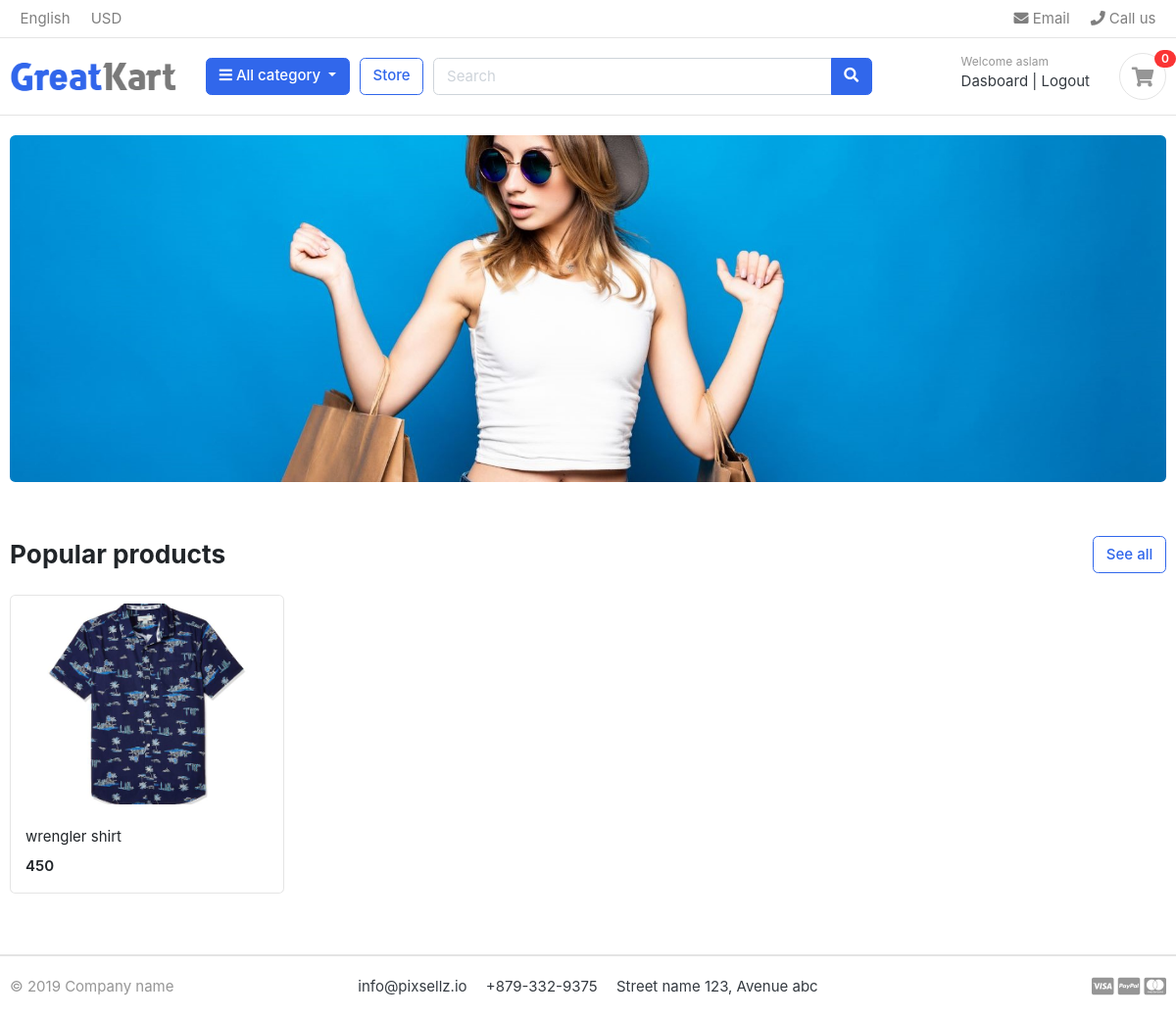
Page / (signed in) on the committed database.
### accounts/models.py (models this page shows, shortened)
class Account(AbstractBaseUser):
    first_name = models.CharField(max_length=50)
    last_name = models.CharField(max_length=50)
    username = models.CharField(max_length=50, unique=True)
    email = models.EmailField(max_length=50, unique=True)
    phone_number = models.CharField(max_length=50)
    date_joined = models.DateTimeField(auto_now_add=True)
    last_login = models.DateTimeField(auto_now=True)
    is_admin = models.BooleanField(default=False)
    is_staff = models.BooleanField(default=False)
    is_active = models.BooleanField(default=False)
    is_superadmin = models.BooleanField(default=False)
    USERNAME_FIELD = 'email'
    REQUIRED_FIELDS = ['username', 'first_name', 'last_name', 'phone_number']  # ✅ Add phone_number here too
    objects = MyAccountManager()

### store/models.py (models this page shows, shortened)
class Product(models.Model):
    product_name = models.CharField(max_length=200, unique=True)
    slug = models.SlugField(max_length=200, unique=True)
    description = models.TextField(max_length=500, blank=True)
    price = models.IntegerField()
    images = models.ImageField(upload_to='photos/products')
    stock = models.IntegerField()
    is_available = models.BooleanField(default=True)
    category = models.ForeignKey(Category, on_delete=models.CASCADE)
    created_date = models.DateField(auto_now_add=True)
    modified_date = models.DateField(auto_now=True)
    def get_url(self):
        return reverse('product_detail', args=[self.category.slug, self.slug])

### greatkart/views.py (the view)
# urls.py: path('', views.home, name='home'),  # home page
def home(request):
    products = Product.objects.all().filter(is_available=True)
    context = {
        'products': products,
    }
    return render(request, 'home.html', context)

### carts/context_processors.py (called while the page is built)
def counter(request):
    cart_count = 0
    if 'admin' in request.path:  # Fixed syntax
        return {}
    else:
        try:
            cart = Cart.objects.filter(cart_id=_cart_id(request)).first()  # Use .first() to get one cart object
            if cart:
                cart_items = CartItem.objects.filter(cart=cart)  # Correct model name and usage
                for cart_item in cart_items:  # Fixed syntax
                    cart_count += cart_item.quantity
        except Cart.DoesNotExist:  # Technically not raised by .filter(), but keeping as you have it
            cart_count = 0
        return dict(cart_count=cart_count)  # Always return a context dictionary

### carts/views.py (called while the page is built)
def _cart_id(request):
    cart = request.session.session_key
    if not cart:
        request.session.create()
        cart = request.session.session_key
    return cart

### category/context_processors.py (called while the page is built)
def menu_links(request):
    links = Category.objects.all()
    return  dict(links = links)

### category/models.py (called while the page is built)
    def get_url(self):
        return reverse('products_by_category', args=[self.slug])

### templates/home.html
{% extends 'base.html' %}
{% load static %}
{% block content %}
<section class="section-intro padding-y-sm">
  <div class="container">
    <div class="intro-banner-wrap">
      <img src="{% static 'images/banners/cover.jpg' %}" class="img-fluid rounded w-100">
    </div>
  </div>
</section>
<section class="section-name padding-y-sm">
  <div class="container">
    <header class="section-heading d-flex justify-content-between align-items-center mb-4">
      <h3 class="section-title mb-0">Popular products</h3>
  <a href="{% url 'store' %}" class="btn btn-outline-primary">See all</a>
    </header>
    <div class="row">
      {% for product in products %}
      <div class="col-12 col-sm-6 col-md-4 col-lg-3 mb-4 d-flex">
        <div class="card card-product-grid w-100">
          <a href="{{product.get_url}}" class="img-wrap p-2">
            <img src="{{ product.images.url }}" class="img-fluid rounded">
          </a>
          <div class="info-wrap p-3">
            <a href="{{product.get_url}}" class="title d-block mb-2">{{ product.product_name }}</a>
            <div class="price mt-1">{{ product.price }}</div>
          </div>
        </div>
      </div>
      {% endfor %}
    </div>
  </div>
</section>
{% endblock %}

### templates/includes/navbar.html (shortened to what this page needs)
{%load static%}
<header class="section-header">
<nav class="navbar p-md-0 navbar-expand-sm navbar-light border-bottom">
<div class="container">
  <div class="collapse navbar-collapse" id="navbarTop4">
    <ul class="navbar-nav mr-auto">
    	<li class="nav-item dropdown">
		 	<a href="#" class="nav-link">English</a>
		</li>
		<li class="nav-item dropdown">
			<a href="#" class="nav-link">USD</a>
		</li>
    </ul>
    <ul class="navbar-nav">
		<li><a href="#" class="nav-link"><i class="fa fa-envelope"></i> Email</a></li>
		<li><a href="#" class="nav-link"><i class="fa fa-phone"></i> Call us</a></li>
	</ul>
  </div>
</div>
</nav>
<section class="header-main border-bottom">
<div class="container">
<div class="row align-items-center">
	<div class="col-lg-2 col-md-3 col-6">
		<a href="{% url 'home' %}" class="brand-wrap">
			<img class="logo" src="{% static 'images/logo.png' %}">
		</a>
	</div>
	<div class="col-lg col-sm col-md col-6 flex-grow-0">
		<div class="category-wrap dropdown d-inline-block float-right">
			<button type="button" class="btn btn-primary dropdown-toggle" data-toggle="dropdown">
				<i class="fa fa-bars"></i> All category
			</button>
		</div>
	</div>
	<a href="{% url 'store' %}" class="btn btn-outline-primary">Store</a>
	<div class="col-lg col-md-6 col-sm-12 col">
		<form action="{% url 'search' %}" class="search" method="GET">
			<div class="input-group w-100">
			    <input type="text" class="form-control" style="width:60%;" placeholder="Search" name ="keyword">
			    <div class="input-group-append">
			      <button class="btn btn-primary" type="submit">
			        <i class="fa fa-search"></i>
			      </button>
			    </div>
		    </div>
		</form>
	</div>
	<div class="col-lg-3 col-sm-6 col-8 order-2 order-lg-3">
		<div class="d-flex justify-content-end mb-3 mb-lg-0">
			{% if user.id is None %}
			<div class="widget-header">
				<small class="title text-muted">Welcome guest!</small>
				<div>
					<a href="{% url 'login' %}">Sign in</a> <span class="dark-transp"> | </span>
					<a href="{% url 'register' %}">Register</a>
				</div>
			</div>
			{% else %}
              <div class="widget-header">
				<small class="title text-muted">Welcome {{user.first_name}}</small>
				<div>
					<a href="{% url 'dashboard' %}">Dasboard</a> <span class="dark-transp"> | </span>
					<a href="{% url 'logout' %}">Logout</a>
				</div>
			</div>
			{% endif%}
		<a href="{% url 'cart' %}" class="widget-header pl-3 ml-3">
    <div class="icon icon-sm rounded-circle border"><i class="fa fa-shopping-cart"></i></div>
    <span class="badge badge-pill badge-danger notify">{{ cart_count }}</span>
</a>
		</div>
	</div>
</div>
</div>
</section>
</header>

### greatkart/static/css/ui.css (style rules this page uses)
html { font-family: "Inter", sans-serif; font-size: 15px; }
.img-wrap { text-align: center; display: block; }
.img-wrap img { max-width: 100%; }
.icon-xs, .icon-sm, .icon-md, .icon-lg { display: inline-block; text-align: center; flex-shrink: 0; flex-grow: 0; }
.icon-sm { width: 48px; height: 48px; line-height: 48px !important; font-size: 20px; }
.padding-y-sm { padding-top: 20px; padding-bottom: 20px; }
.section-heading { margin-bottom: 20px; margin-top: 15px; }
.section-title { color: #212529; }
.header-main { position: relative; padding-top: 1rem; padding-bottom: 1rem; }
.brand-wrap .logo, .navbar-brand .logo { margin-right: 7px; max-height: 42px; display: inline-block; }
.widget-header { display: inline-block; vertical-align: middle; position: relative; }
.widget-header a { color: #343a40; }
.widget-header i { color: #969696; }
.widget-header .title { display: block; }
.widget-header .notify { position: absolute; top: -3px; right: -10px; }
[class*=card-product] a.title { color: #212529; display: block; }
[class*=card-product] .img-wrap { overflow: hidden; position: relative; }
[class*=card-product] .img-wrap img { height: 100%; max-width: 100%; width: auto; display: inline-block; -o-object-fit: cover; object-fit: cover; }
.card-product-grid { margin-bottom: 20px; }
.card-product-grid .img-wrap { border-radius: 0.2rem 0.2rem 0 0; height: 220px; }
.card-product-grid .info-wrap { overflow: hidden; padding: 18px 20px; }
.card .img-wrap { overflow: hidden; }
.notify { position: absolute; top: -4px; right: -10px; display: inline-block; padding: 0.25em 0.6em; font-size: 12px; line-height: 1; text-align: center; border-radius: 3rem; color: #fff; background-color: #fa3434; }
.price { font-weight: 600; color: #212529; }

### rows in the picture
Account: first_name "aslam"
Product: images (picture), product_name "wrengler shirt", price "450"

### other values in the picture
{{ cart_count }} "0"
